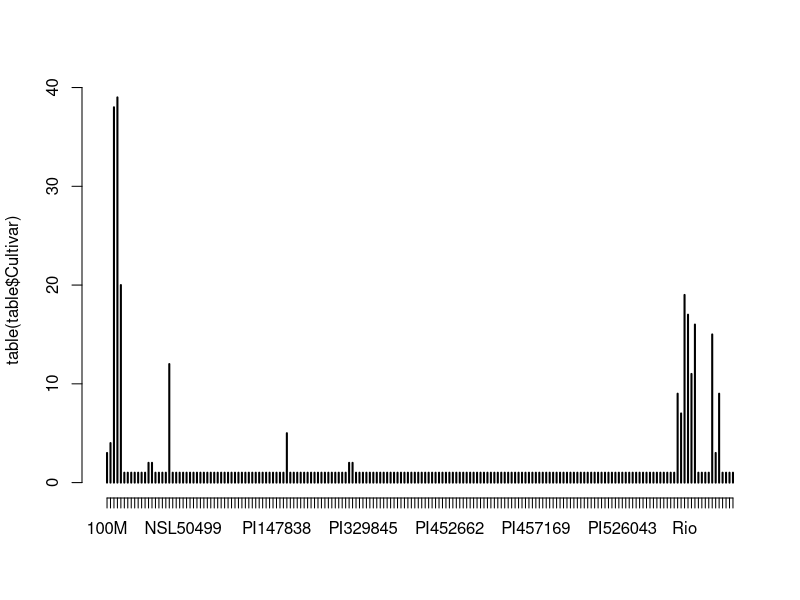
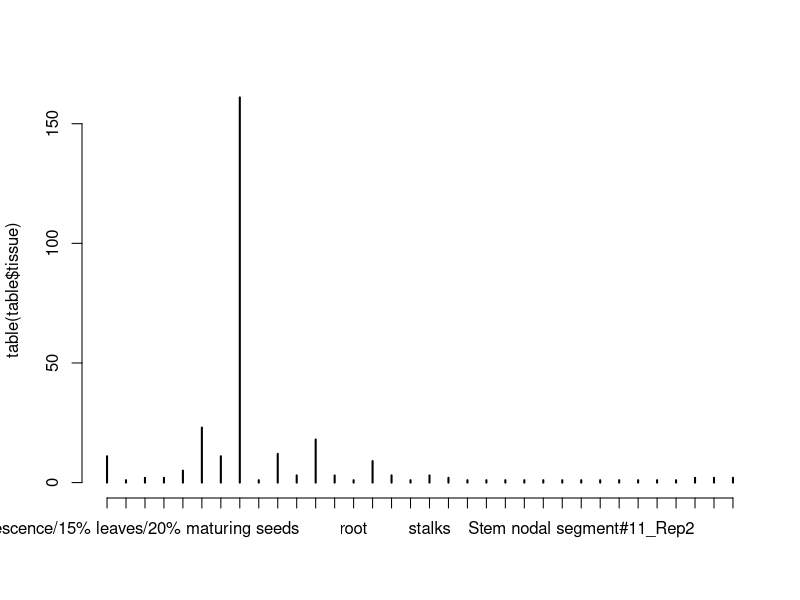
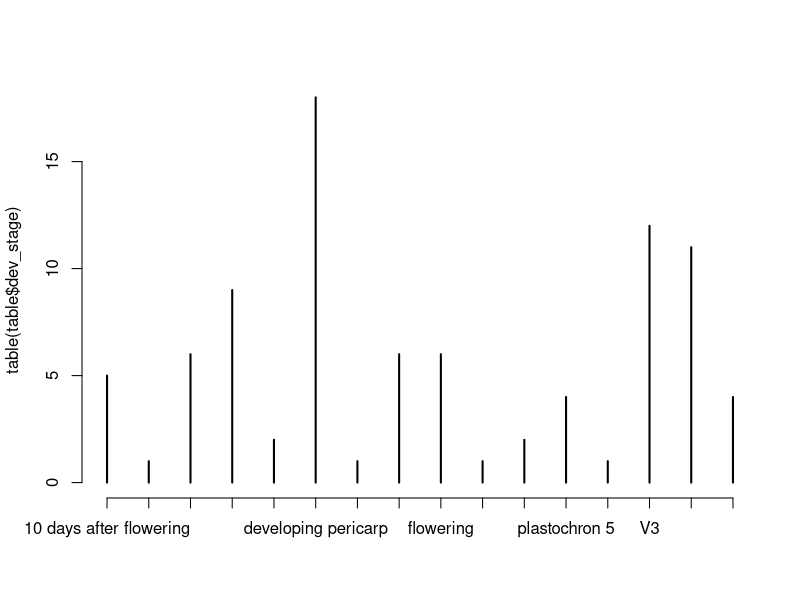
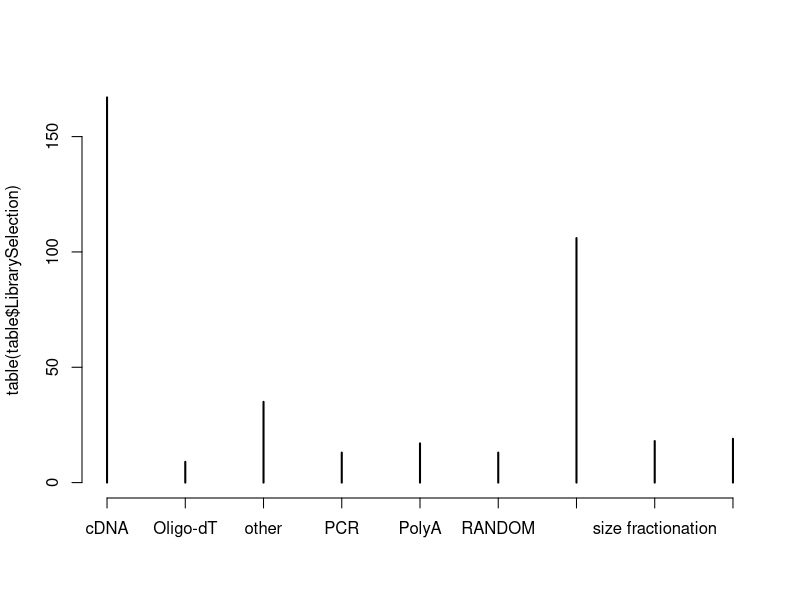
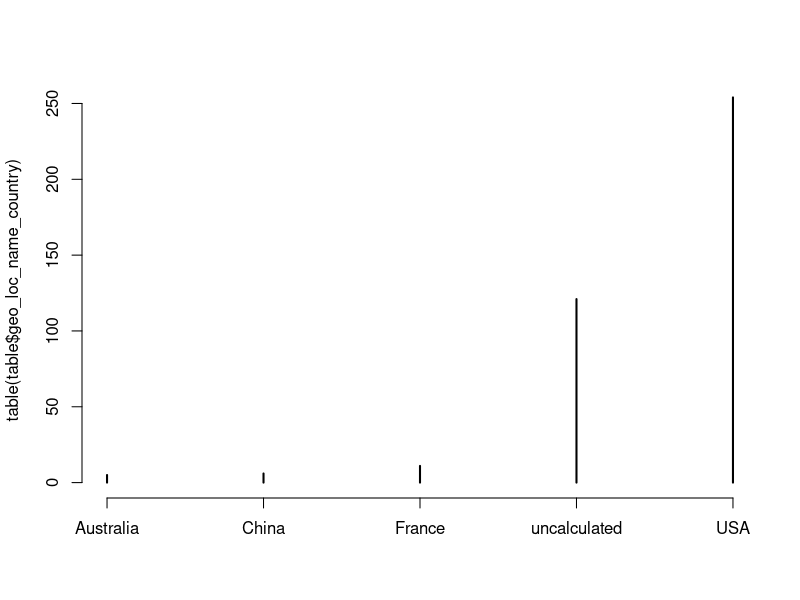

Here is the R script that generated these plots, in order:
library(tidyverse)
setwd("/home/j/BIOINFORMATICA/sorghum_data")
# table from sra selector
df <- read.csv("table.txt",header = T, na.strings=c("","NA", "not applicable", "missing", "not collected"))
# mix dev_stage and Developmental_stage
df$dev_stage <- coalesce(df$dev_stage, df$Developmental_stage, df$Development_stage)
# see how many accession delete each filter for each variable of interest
df1 <- df[complete.cases(df$Cultivar), ]
df2 <- df[complete.cases(df$tissue), ]
df3 <- df[complete.cases(df$dev_stage), ]
df4 <- df[complete.cases(df$Developmental_stage), ]
# actually filter data for cultivar(genotype), tissue and dev_stage
table <- df[complete.cases(df$Cultivar), ]
table <- table[complete.cases(df$tissue), ]
table <- table[complete.cases(df$dev_stage), ]
# see the type of factors for our variables of interest
table$Cultivar <- as.factor(table$Cultivar)
table$tissue <- as.factor(table$tissue)
table$geo_loc_name_country <- as.factor(table$geo_loc_name_country)
table$Genotype <- as.factor(table$Genotype)
table$LibrarySelection <- as.factor(table$LibrarySelection)
table$dev_stage <- as.factor(table$dev_stage)
# plot frequency of factors of variables of interest
plot(table(table$Cultivar))
plot(table(table$tissue))
plot(table(table$dev_stage))
# optional
plot(table(table$LibrarySelection))
plot(table(table$geo_loc_name_country))
## make for tissue, cultivar and dev_stage
# get tissue, cultivar and dev_stage levels 
tissue_lvls <- levels(table$tissue)
dev_stage_lvls <- levels(table$tissue)
cultivar_lvls <- levels(table$tissue)
# write tissue levels as file
write.csv(tissue_lvls, "tissue_lvls.csv")
write.csv(dev_stage_lvls, "dev_stage_lvls.csv")
write.csv(cultivar_lvls, "cultivar_lvls.csv")
## SEE tissue_lvls.csv, dev_stage_lvls.csv, cultivar_lvls.csv and change factors
# like this
tidy <- table %>%
  mutate(tissue = recode(tissue, "stem nodal segment#6_Rep3"	= "Stem",
                         "Stem nodal segment#11_Rep3"	= "Stem",
                         "Stem nodal segment#16_Rep3"	= "Stem",
                         "stem nodal segment#6_Rep2"	= "Stem",
                         "Stem nodal segment#11_Rep2"	="Stem",
                         "Stem nodal segment #16_Rep2"	="Stem",
                         "Stem nodal segment#6_Rep1"	="Stem",
                         "Stem nodal segment#11_Rep1"	="Stem",
                         "Stem nodal segment#16_Rep1"	="Stem",
                         "Stem nodal segment#10_Rep3"	="Stem",
                         "Stem nodal segment#14_Rep3"	="Stem",
                         "Stem nodal segment#10_Rep2"	="Stem",
                         "Stem nodal segment #14_Rep2"	="Stem",
                         "Stem nodal segment#10_Rep1"	="Stem",
                         "Stem nodal segment#14_Rep1"	="Stem",
                         "65 % inflorescence/15% leaves/20% maturing seeds"	= "Mix",
                         "Grain"	= "Grain",
                         "stalks"	= "Stem",
                         "Leaves"	= "Leaf",
                         "internode"	= "Stem",
                         "Sessile spikelet"	= "Leaf",
                         "Pedicellate Spikelet"	= "Leaf",
                         "Inflorescence meristem"	= "Inflorescence meristem",
                         "Developing meristem"	= "Developing meritsem",
                         "Root"	= "Root",
                          "Leaf"	= "Leaf",
                          "Leaf"	= "Leaf",
                          "necleus"	= "NA",
                          "65 % inflorescence/15% leaves/20% seed"	= "Mix",
                          "Flag Leaf"	= "Leaf",
                          "Emerging Panicle"	= "Leaf",
                          "Mature leaves"	= "Leaf",
                          "endosperm"	= "Seed",
                          "epidermal tissue from developing domain domain of platochron 5 staged leaf primordia"	= "Leaf",
                          "Pollen PO:0025281"	= "Pollen",
                          "Microspore PO:0020048"	= "Pollen",
                          "root"	= "Root",
                          "root\\, root hairs removed"	= "Root",
                          "epidermal tissue from developing ligule domain of platochron 5 staged leaf primordia"	= "Leaf",
                          "leaves"	= "Leaf",
                          "Stem"	= "Stem",
                          "prop roots tissue"	= "Root",
                          "Leaf tissue"	= "Leaf",
                          "Sessile Spikelet"	= "Leaf",
                          "Awn"	= "NA",
                          "L1 tiller buds"	= "Flower",
                          "seeds"	= "Seed",
                          "pericarp"	= "Seed",
                          "male gametophyte"	= "NA",
                          "young panicle"	= "Flower",
                          "internode 3\\, fragment 4"	= "Stem",
                          "internode 3\\, fragment 3"	= "Stem",
                          "internode 3\\, fragment 2"	= "Stem",
                          "internode 3\\, fragment 6"	= "Stem",
                          "internode 3\\, fragment 5"	= "Stem",
                          "internode 3\\, fragment 1"	= "Stem",
                          "roots"	= "Root",
                          "stems and leaves"	= "Mix",
                          "Grains"	= "Grains",
                          "Stem"	= "Stem",
                          "Leaf Sheath"	= "Leaf"))
                

df3$tissue
root <- df3 %>% filter(tissue == "Root")
root$Run
write.table(root$Run, "~/root.txt", row.names = F, col.names = F , quote = F)

